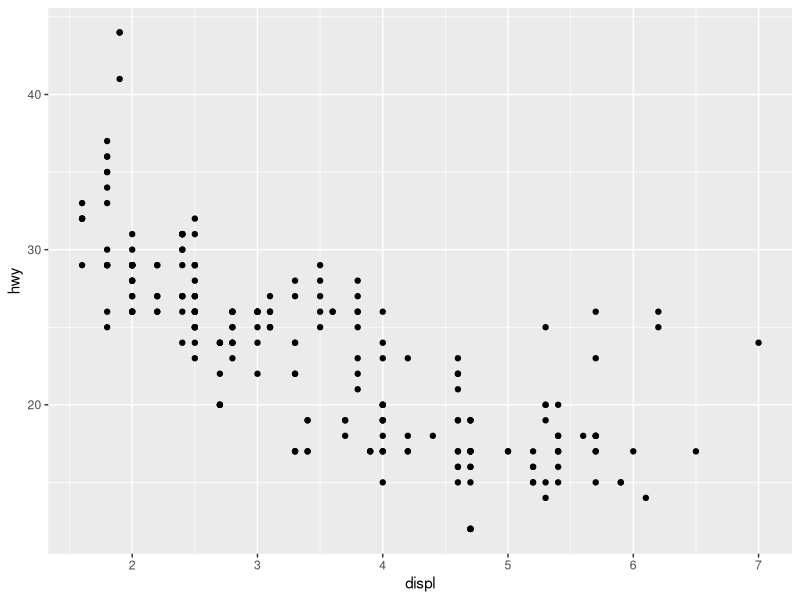
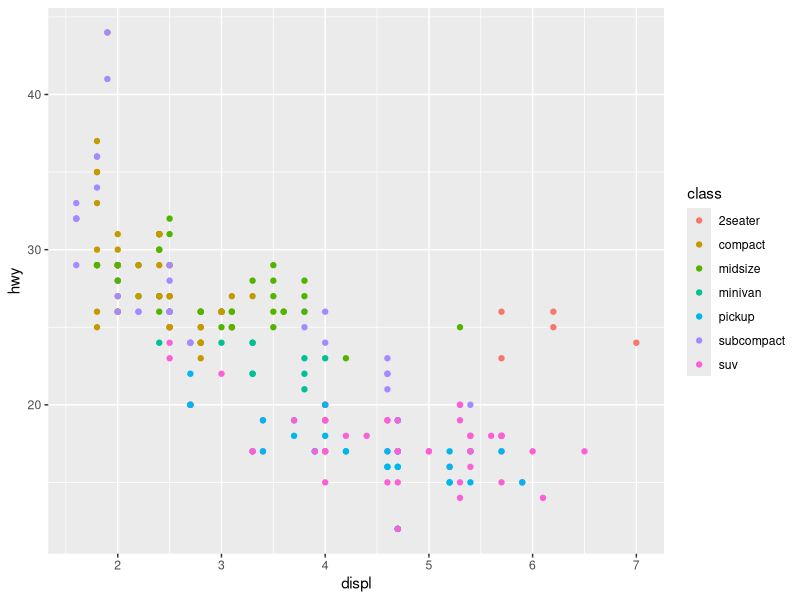
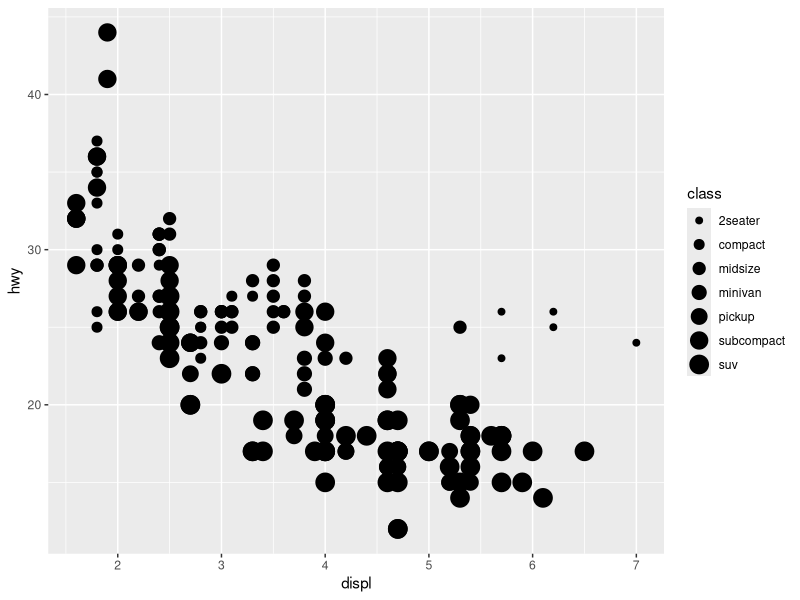
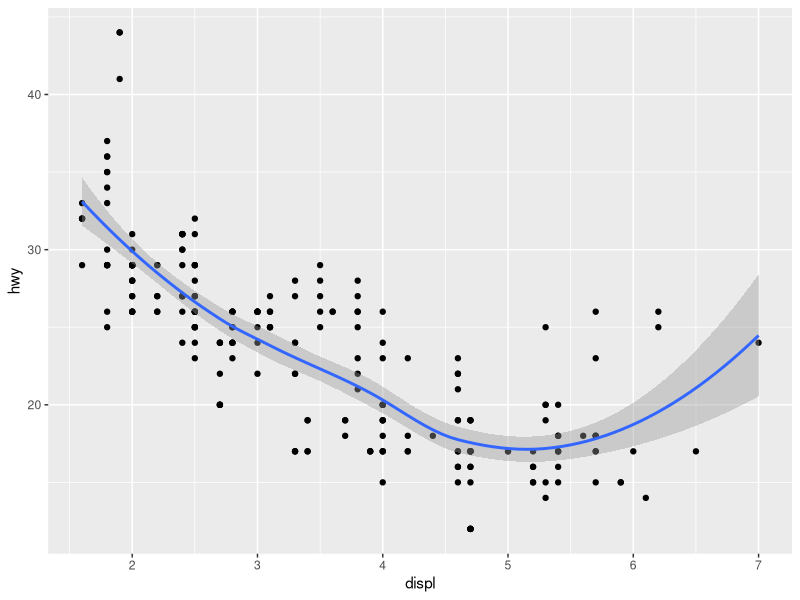
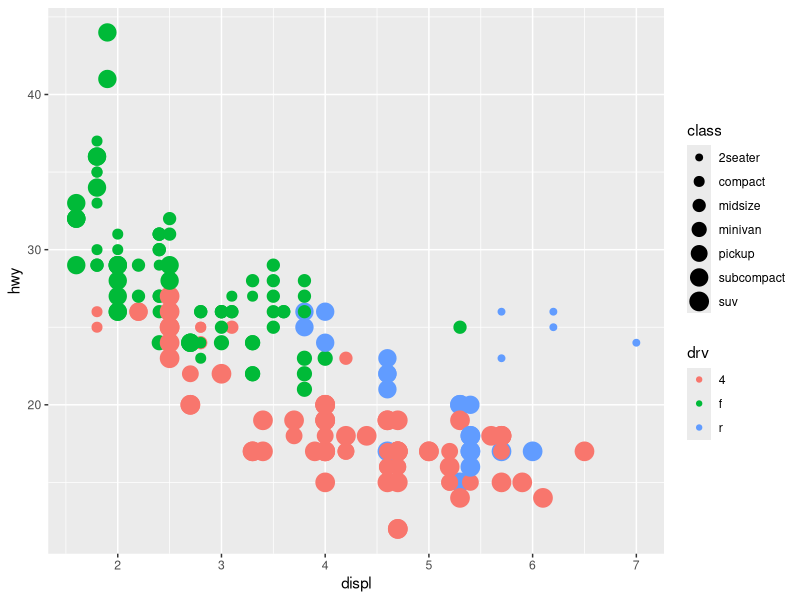

Reproduce these figures in R, in order.
## ---- chunk 1
knitr::opts_chunk$set(echo = TRUE)
## ---- chunk 2
library(tidyverse)
## ---- chunk 3
mpg
## ---- chunk 4
ggplot(data = mpg) + 
  geom_point(mapping = aes(x = displ, y = hwy))
## ---- chunk 5
ggplot(data = mpg) + 
  geom_point(mapping = aes(x = displ, y = hwy, color = class))
## ---- chunk 6
ggplot(data = mpg) + 
      geom_point(mapping = aes(x = displ, y = hwy, size = class))
## ---- chunk 7
apropos("^geom_")
apropos("^stat_")
apropos("^scale_")
## ---- chunk 8
ggplot(data = mpg, 
       mapping = aes(x = displ, y = hwy)) +
  geom_point() +
  geom_smooth()
## ---- chunk 9
ggplot(data = mpg, 
       mapping = aes(x = displ, y = hwy)) +
  geom_point(aes(size = class, color = drv)) 
